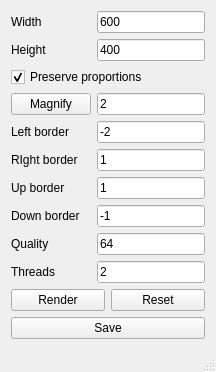
<?xml version="1.0" encoding="UTF-8"?>
<ui version="4.0">
 <class>MainWindow</class>
 <widget class="QMainWindow" name="MainWindow">
  <property name="geometry">
   <rect>
    <x>0</x>
    <y>0</y>
    <width>206</width>
    <height>349</height>
   </rect>
  </property>
  <property name="windowTitle">
   <string>Mandelbrot Viewer</string>
  </property>
  <widget class="QWidget" name="centralWidget">
   <layout class="QHBoxLayout" name="horizontalLayout_2">
    <property name="sizeConstraint">
     <enum>QLayout::SetFixedSize</enum>
    </property>
    <item>
     <layout class="QFormLayout" name="formLayout">
      <property name="labelAlignment">
       <set>Qt::AlignLeading|Qt::AlignLeft|Qt::AlignVCenter</set>
      </property>
      <item row="0" column="0">
       <widget class="QLabel" name="label">
        <property name="text">
         <string>Width</string>
        </property>
       </widget>
      </item>
      <item row="0" column="1">
       <widget class="QLineEdit" name="width">
        <property name="text">
         <string>600</string>
        </property>
       </widget>
      </item>
      <item row="1" column="0">
       <widget class="QLabel" name="label_2">
        <property name="text">
         <string>Height</string>
        </property>
       </widget>
      </item>
      <item row="1" column="1">
       <widget class="QLineEdit" name="height">
        <property name="text">
         <string>400</string>
        </property>
       </widget>
      </item>
      <item row="2" column="0" colspan="2">
       <widget class="QCheckBox" name="checkBox">
        <property name="text">
         <string>Preserve proportions</string>
        </property>
        <property name="checked">
         <bool>true</bool>
        </property>
       </widget>
      </item>
      <item row="4" column="0">
       <widget class="QLabel" name="label_3">
        <property name="text">
         <string>Left border</string>
        </property>
       </widget>
      </item>
      <item row="4" column="1">
       <widget class="QLineEdit" name="left">
        <property name="text">
         <string>-2</string>
        </property>
       </widget>
      </item>
      <item row="5" column="0">
       <widget class="QLabel" name="label_4">
        <property name="text">
         <string>RIght border</string>
        </property>
       </widget>
      </item>
      <item row="5" column="1">
       <widget class="QLineEdit" name="right">
        <property name="text">
         <string>1</string>
        </property>
       </widget>
      </item>
      <item row="6" column="0">
       <widget class="QLabel" name="label_5">
        <property name="text">
         <string>Up border</string>
        </property>
       </widget>
      </item>
      <item row="6" column="1">
       <widget class="QLineEdit" name="up">
        <property name="text">
         <string>1</string>
        </property>
       </widget>
      </item>
      <item row="7" column="0">
       <widget class="QLabel" name="label_6">
        <property name="text">
         <string>Down border</string>
        </property>
       </widget>
      </item>
      <item row="7" column="1">
       <widget class="QLineEdit" name="down">
        <property name="text">
         <string>-1</string>
        </property>
       </widget>
      </item>
      <item row="8" column="0">
       <widget class="QLabel" name="label_7">
        <property name="text">
         <string>Quality</string>
        </property>
       </widget>
      </item>
      <item row="8" column="1">
       <widget class="QLineEdit" name="quality">
        <property name="text">
         <string>64</string>
        </property>
       </widget>
      </item>
      <item row="10" column="0" colspan="2">
       <layout class="QHBoxLayout" name="horizontalLayout">
        <item>
         <widget class="QPushButton" name="pushButton">
          <property name="sizePolicy">
           <sizepolicy hsizetype="MinimumExpanding" vsizetype="Fixed">
            <horstretch>0</horstretch>
            <verstretch>0</verstretch>
           </sizepolicy>
          </property>
          <property name="text">
           <string>Render</string>
          </property>
         </widget>
        </item>
        <item>
         <widget class="QPushButton" name="pushButton_3">
          <property name="sizePolicy">
           <sizepolicy hsizetype="MinimumExpanding" vsizetype="Fixed">
            <horstretch>0</horstretch>
            <verstretch>0</verstretch>
           </sizepolicy>
          </property>
          <property name="text">
           <string>Reset</string>
          </property>
         </widget>
        </item>
       </layout>
      </item>
      <item row="12" column="0" colspan="2">
       <widget class="QPushButton" name="pushButton_2">
        <property name="text">
         <string>Save</string>
        </property>
       </widget>
      </item>
      <item row="3" column="0">
       <widget class="QPushButton" name="pushButton_4">
        <property name="text">
         <string>Magnify</string>
        </property>
       </widget>
      </item>
      <item row="3" column="1">
       <widget class="QLineEdit" name="magnification">
        <property name="text">
         <string>2</string>
        </property>
       </widget>
      </item>
      <item row="9" column="0">
       <widget class="QLabel" name="threadsLabel">
        <property name="text">
         <string>Threads</string>
        </property>
       </widget>
      </item>
      <item row="9" column="1">
       <widget class="QLineEdit" name="threads">
        <property name="text">
         <string>2</string>
        </property>
       </widget>
      </item>
     </layout>
    </item>
   </layout>
  </widget>
  <widget class="QStatusBar" name="statusBar"/>
 </widget>
 <layoutdefault spacing="6" margin="11"/>
 <resources/>
 <connections>
  <connection>
   <sender>pushButton</sender>
   <signal>clicked()</signal>
   <receiver>MainWindow</receiver>
   <slot>render_set()</slot>
   <hints>
    <hint type="sourcelabel">
     <x>81</x>
     <y>288</y>
    </hint>
    <hint type="destinationlabel">
     <x>205</x>
     <y>172</y>
    </hint>
   </hints>
  </connection>
  <connection>
   <sender>pushButton_2</sender>
   <signal>clicked()</signal>
   <receiver>MainWindow</receiver>
   <slot>save()</slot>
   <hints>
    <hint type="sourcelabel">
     <x>161</x>
     <y>320</y>
    </hint>
    <hint type="destinationlabel">
     <x>205</x>
     <y>225</y>
    </hint>
   </hints>
  </connection>
  <connection>
   <sender>pushButton_3</sender>
   <signal>clicked()</signal>
   <receiver>MainWindow</receiver>
   <slot>reset_defaults()</slot>
   <hints>
    <hint type="sourcelabel">
     <x>199</x>
     <y>288</y>
    </hint>
    <hint type="destinationlabel">
     <x>204</x>
     <y>198</y>
    </hint>
   </hints>
  </connection>
  <connection>
   <sender>pushButton_4</sender>
   <signal>clicked()</signal>
   <receiver>MainWindow</receiver>
   <slot>magnify()</slot>
   <hints>
    <hint type="sourcelabel">
     <x>41</x>
     <y>104</y>
    </hint>
    <hint type="destinationlabel">
     <x>86</x>
     <y>85</y>
    </hint>
   </hints>
  </connection>
  <connection>
   <sender>threads</sender>
   <signal>textChanged(QString)</signal>
   <receiver>MainWindow</receiver>
   <slot>set_num_threads(QString)</slot>
   <hints>
    <hint type="sourcelabel">
     <x>116</x>
     <y>251</y>
    </hint>
    <hint type="destinationlabel">
     <x>203</x>
     <y>256</y>
    </hint>
   </hints>
  </connection>
 </connections>
 <slots>
  <slot>render_set()</slot>
  <slot>save()</slot>
  <slot>reset_defaults()</slot>
  <slot>magnify()</slot>
  <slot>set_num_threads(QString)</slot>
 </slots>
</ui>
